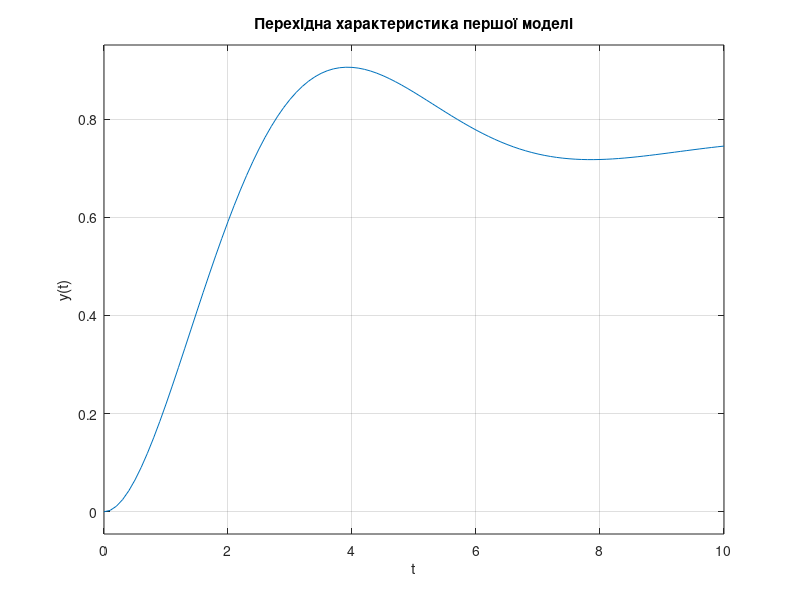
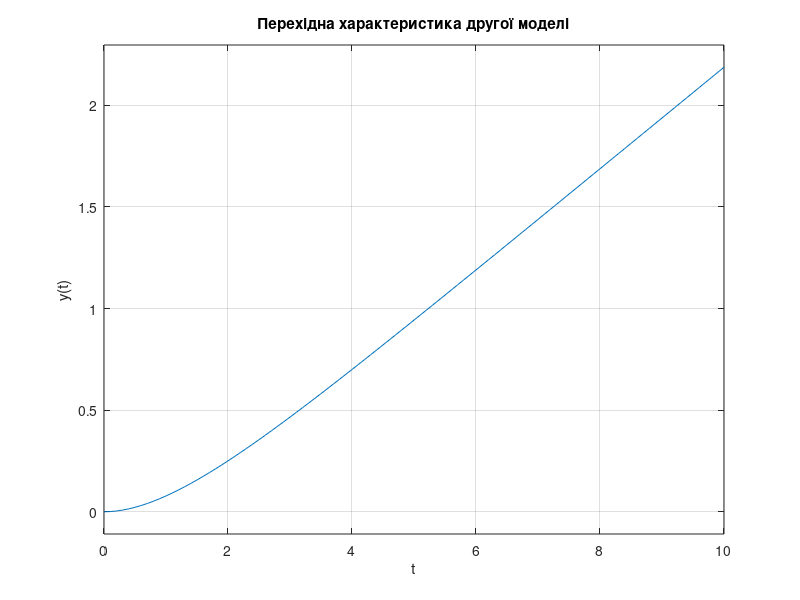
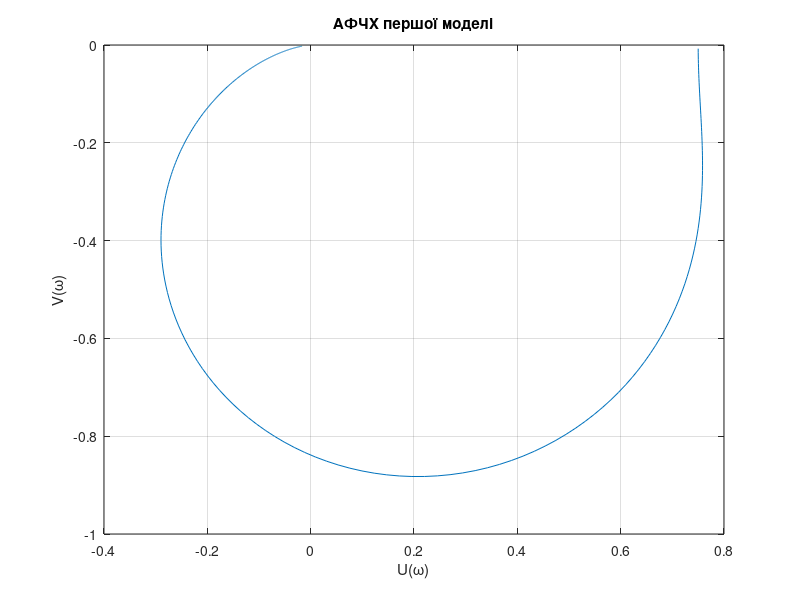
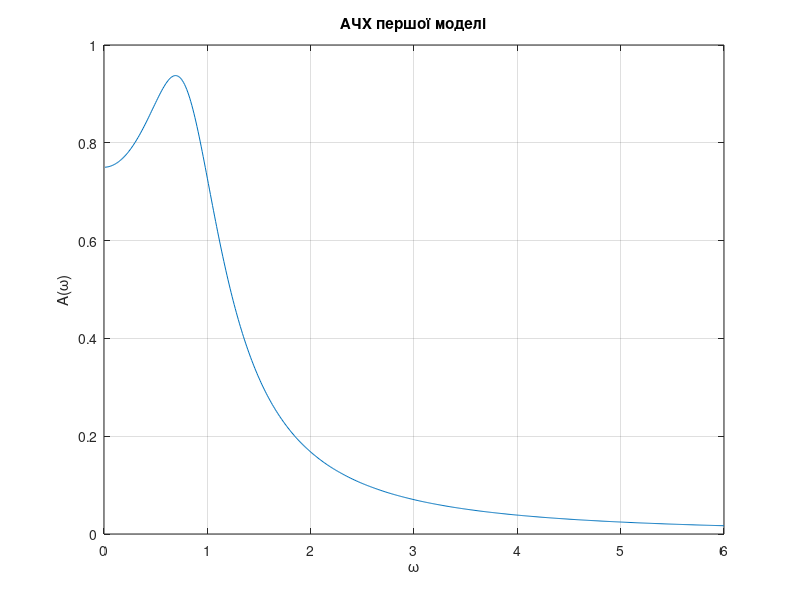

Write MATLAB code to recreate these figures, in order. (Note: this script raises an error after producing the figures.)
clc;
clear;
close all;

% ==============================
% Лабораторна робота №1
% Варіант 2
% Методи дослідження математичних моделей
% ==============================

% Час моделювання
t = 0:0.1:10;

% ==========================================
% Перша модель:
% 25y'' + 20y' + 20y = 15x
% W1(s) = 15 / (25s^2 + 20s + 20)
% ==========================================

num1 = [15];
den1 = [25 20 20];

W1 = tf(num1, den1);

figure;
step(W1, t);
grid on;
title('Перехідна характеристика першої моделі');
xlabel('t');
ylabel('y(t)');

% ==========================================
% Друга модель:
% 25y'' + 20y' = 5x
% W2(s) = 5 / (25s^2 + 20s)
% ==========================================

num2 = [5];
den2 = [25 20 0];

W2 = tf(num2, den2);

figure;
step(W2, t);
grid on;
title('Перехідна характеристика другої моделі');
xlabel('t');
ylabel('y(t)');

% ==========================================
% Частотні характеристики першої моделі
% ==========================================

w = 0.01:0.01:6;

W1jw = 15 ./ (25*(1i*w).^2 + 20*(1i*w) + 20);

U1 = real(W1jw);
V1 = imag(W1jw);
A1 = abs(W1jw);
phi1 = angle(W1jw);

figure;
plot(U1, V1);
grid on;
title('АФЧХ першої моделі');
xlabel('U(\omega)');
ylabel('V(\omega)');

figure;
plot(w, A1);
grid on;
title('АЧХ першої моделі');
xlabel('\omega');
ylabel('A(\omega)');

figure;
plot(w, phi1);
grid on;
title('ФЧХ першої моделі');
xlabel('\omega');
ylabel('\phi(\omega)');

% ==========================================
% Частотні характеристики другої моделі
% ==========================================

W2jw = 5 ./ (25*(1i*w).^2 + 20*(1i*w));

U2 = real(W2jw);
V2 = imag(W2jw);
A2 = abs(W2jw);
phi2 = angle(W2jw);

figure;
plot(U2, V2);
grid on;
title('АФЧХ другої моделі');
xlabel('U(\omega)');
ylabel('V(\omega)');

figure;
plot(w, A2);
grid on;
title('АЧХ другої моделі');
xlabel('\omega');
ylabel('A(\omega)');

figure;
plot(w, phi2);
grid on;
title('ФЧХ другої моделі');
xlabel('\omega');
ylabel('\phi(\omega)');

% ==========================================
% Виведення таблиць значень
% ==========================================

w_table1 = [0 0.5 1 2 4];
W1_table = 15 ./ (25*(1i*w_table1).^2 + 20*(1i*w_table1) + 20);

Table1 = table( ...
    w_table1', ...
    real(W1_table)', ...
    imag(W1_table)', ...
    abs(W1_table)', ...
    angle(W1_table)', ...
    'VariableNames', {'omega', 'U', 'V', 'A', 'phi'} ...
);

disp('Таблиця частотних характеристик першої моделі:');
disp(Table1);

w_table2 = [0.2 0.5 1 2 4];
W2_table = 5 ./ (25*(1i*w_table2).^2 + 20*(1i*w_table2));

Table2 = table( ...
    w_table2', ...
    real(W2_table)', ...
    imag(W2_table)', ...
    abs(W2_table)', ...
    angle(W2_table)', ...
    'VariableNames', {'omega', 'U', 'V', 'A', 'phi'} ...
);

disp('Таблиця частотних характеристик другої моделі:');
disp(Table2);
